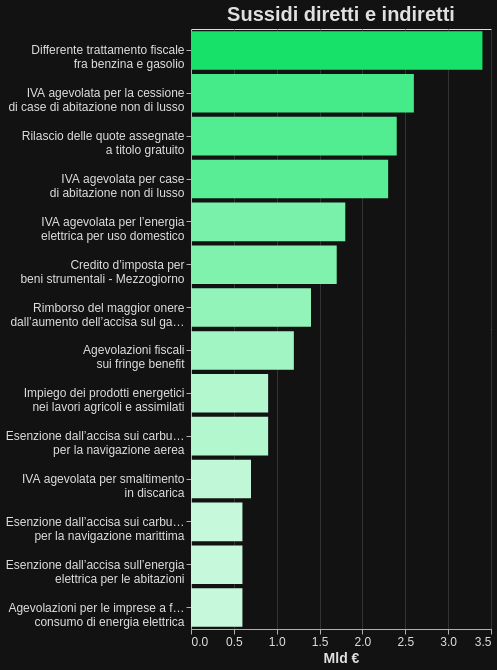

Write a Vega-Lite specification for this figure.
### Vega-Lite specification from a JSON file in a GitHub repository (floating-point values rounded to 4 significant figures)
{"$schema": "https://vega.github.io/schema/vega-lite/v5.17.0.json", "config": {"axis": {"domainColor": "#B0B0B0", "gridColor": "#333333", "labelColor": "#E0E0E0", "labelFontSize": 12, "tickColor": "#B0B0B0", "titleColor": "#E0E0E0", "titleFontSize": 14}, "background": "#121212", "legend": {"labelColor": "#E0E0E0", "titleColor": "#E0E0E0"}, "mark": {"color": "#1f77b4"}, "title": {"color": "#E0E0E0", "fontSize": 20}}, "data": {"name": "data-26495344cabff0f233f5e5e1159f80ac"}, "datasets": {"data-26495344cabff0f233f5e5e1159f80ac": [{"Codice": "EN.SI.24", "FFS": "FFS", "Livello di riformabilità": " Nazionale", "Mld €": 3.4, "Nome": ["Differente trattamento fiscale", "fra benzina e gasolio"]}, {"Codice": "IVA.01", "FFS": null, "Livello di riformabilità": "Nazionale", "Mld €": 2.6, "Nome": ["IVA agevolata per la cessione", "di case di abitazione non di lusso"]}, {"Codice": "EN.SD.01", "FFS": "FFS", "Livello di riformabilità": " Europeo", "Mld €": 2.4, "Nome": ["Rilascio delle quote assegnate", "a titolo gratuito"]}, {"Codice": "IVA.13", "FFS": null, "Livello di riformabilità": "Nazionale", "Mld €": 2.3, "Nome": ["IVA agevolata per case", "di abitazione non di lusso"]}, {"Codice": "IVA.07", "FFS": "FFS", "Livello di riformabilità": " Nazionale", "Mld €": 1.8, "Nome": ["IVA agevolata per l’energia", "elettrica per uso domestico"]}, {"Codice": "AL.SI.02", "FFS": null, "Livello di riformabilità": "Nazionale", "Mld €": 1.7, "Nome": ["Credito d’imposta per", "beni strumentali - Mezzogiorno"]}, {"Codice": "EN.SI.19", "FFS": "FFS", "Livello di riformabilità": " Nazionale", "Mld €": 1.4, "Nome": ["Rimborso del maggior onere", "dall’aumento dell’accisa sul gasolio"]}, {"Codice": "TR.SI.04", "FFS": "FFS", "Livello di riformabilità": " Nazionale", "Mld €": 1.2, "Nome": ["Agevolazioni fiscali", "sui fringe benefit"]}, {"Codice": "EN.SI.21", "FFS": "FFS", "Livello di riformabilità": " Nazionale", "Mld €": 0.9, "Nome": ["Impiego dei prodotti energetici", "nei lavori agricoli e assimilati"]}, {"Codice": "EN.SI.04", "FFS": "FFS", "Livello di riformabilità": " Internazionale/Nazionale", "Mld €": 0.9, "Nome": ["Esenzione dall’accisa sui carburanti", "per la navigazione aerea"]}, {"Codice": "IVA.17", "FFS": null, "Livello di riformabilità": "Nazionale", "Mld €": 0.7, "Nome": ["IVA agevolata per smaltimento", "in discarica"]}, {"Codice": "EN.SI.05", "FFS": "FFS", "Livello di riformabilità": " Nazionale", "Mld €": 0.6, "Nome": ["Esenzione dall’accisa sui carburanti", "per la navigazione marittima"]}, {"Codice": "EN.SI.02", "FFS": "FFS", "Livello di riformabilità": " Nazionale", "Mld €": 0.6, "Nome": ["Esenzione dall’accisa sull’energia", "elettrica per le abitazioni"]}, {"Codice": "EN.SI.29", "FFS": "FFS", "Livello di riformabilità": " Nazionale", "Mld €": 0.6, "Nome": ["Agevolazioni per le imprese a forte", "consumo di energia elettrica"]}]}, "encoding": {"color": {"field": "Mld €", "legend": null, "scale": {"interpolate": "hsl", "scheme": ["#c6f9db", "#18E169"]}, "type": "quantitative"}, "tooltip": [{"field": "Nome", "type": "nominal"}, {"field": "Mld €", "type": "quantitative"}], "x": {"field": "Mld €", "title": "Mld €", "type": "quantitative"}, "y": {"field": "Nome", "sort": "-x", "title": null, "type": "nominal"}}, "height": 600, "mark": {"color": "#18E169", "type": "bar"}, "title": "Sussidi diretti e indiretti", "width": "container"}
